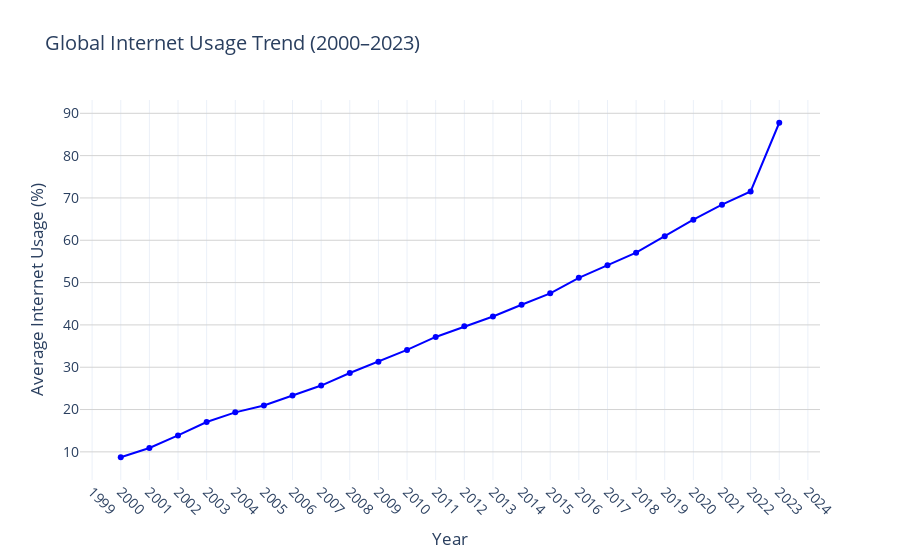

The cell this chart's notebook holds for it:
### Markdown cell above
### Visualization

### Code cell
# Global: average internet usage per year
global_trend = new_data[year_cols].mean()
global_trend.index = global_trend.index.astype(int)

# Create the figure
fig = go.Figure()

# interactive line plot
fig.add_trace(go.Scatter(
    x = year_cols,
    y = global_trend,
    mode = "lines+markers",
    line=dict(color="blue", width=2),
    # fill='tozeroy',
    marker = dict(size=6, symbol="circle", color="blue"),  # Corrected line
    name = "Global average Internet Usage",
    hovertemplate="<b>Year:</b> %{x}<br><b>Usage:</b> %{y:.2f}%<extra></extra>"
))

# Customize layout
fig.update_layout(
    title="Global Internet Usage Trend (2000–2023)",
    xaxis_title="Year",
    yaxis_title="Average Internet Usage (%)",
    template="plotly_white",
    font=dict(size=14),
    xaxis=dict(tickmode='linear', tickangle=45),
    yaxis=dict(showgrid=True, gridcolor='lightgrey'),
    hovermode='x unified',
    autosize=True,  # This enables dynamic resizing
)

fig.update_xaxes(type="linear")

# Show the figure
fig.show()

### Figure 1 — Plotly figure (JSON) as saved in the notebook; plotly's stock layout.template omitted (floating-point values rounded to 4 significant figures)
{"data": [{"hovertemplate": "<b>Year:</b> %{x}<br><b>Usage:</b> %{y:.2f}%<extra></extra>", "line": {"color": "blue", "width": 2}, "marker": {"color": "blue", "size": 6, "symbol": "circle"}, "mode": "lines+markers", "name": "Global average Internet Usage", "type": "scatter", "x": ["2000", "2001", "2002", "2003", "2004", "2005", "2006", "2007", "2008", "2009", "2010", "2011", "2012", "2013", "2014", "2015", "2016", "2017", "2018", "2019", "2020", "2021", "2022", "2023"], "y": [8.726, 10.91, 13.89, 17.06, 19.33, 20.97, 23.32, 25.67, 28.63, 31.31, 34.08, 37.16, 39.65, 41.98, 44.75, 47.46, 51.13, 54.1, 57.06, 60.95, 64.87, 68.41, 71.53, 87.77]}], "layout": {"autosize": true, "font": {"size": 14}, "hovermode": "x unified", "title": {"text": "Global Internet Usage Trend (2000–2023)"}, "xaxis": {"tickangle": 45, "tickmode": "linear", "title": {"text": "Year"}, "type": "linear"}, "yaxis": {"gridcolor": "lightgrey", "showgrid": true, "title": {"text": "Average Internet Usage (%)"}}}}
